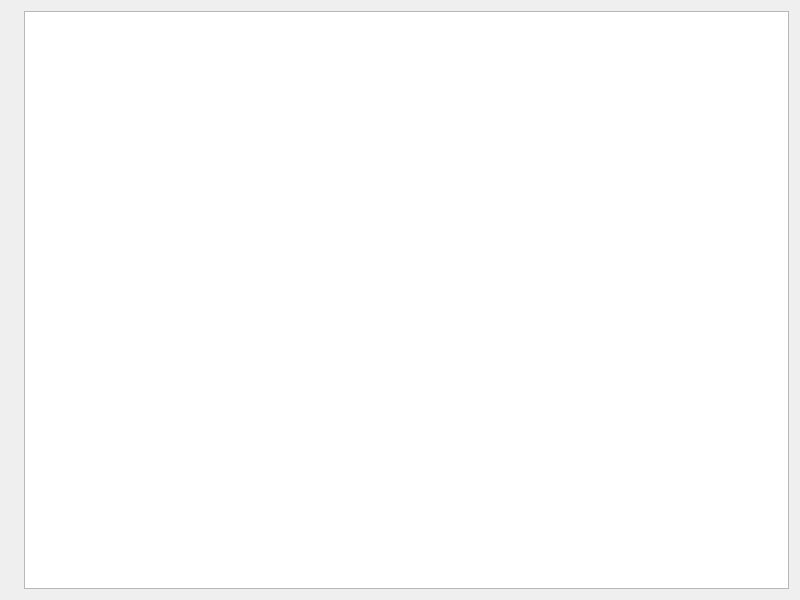
<?xml version="1.0" encoding="UTF-8"?>
<ui version="4.0">
 <class>Widget</class>
 <widget class="QWidget" name="Widget">
  <property name="geometry">
   <rect>
    <x>0</x>
    <y>0</y>
    <width>800</width>
    <height>600</height>
   </rect>
  </property>
  <property name="windowTitle">
   <string>Widget</string>
  </property>
  <layout class="QHBoxLayout" name="horizontalLayout">
   <item>
    <widget class="QLabel" name="label">
     <property name="text">
      <string/>
     </property>
    </widget>
   </item>
   <item>
    <widget class="QTableWidget" name="tableWidget"/>
   </item>
  </layout>
 </widget>
 <resources/>
 <connections/>
</ui>
